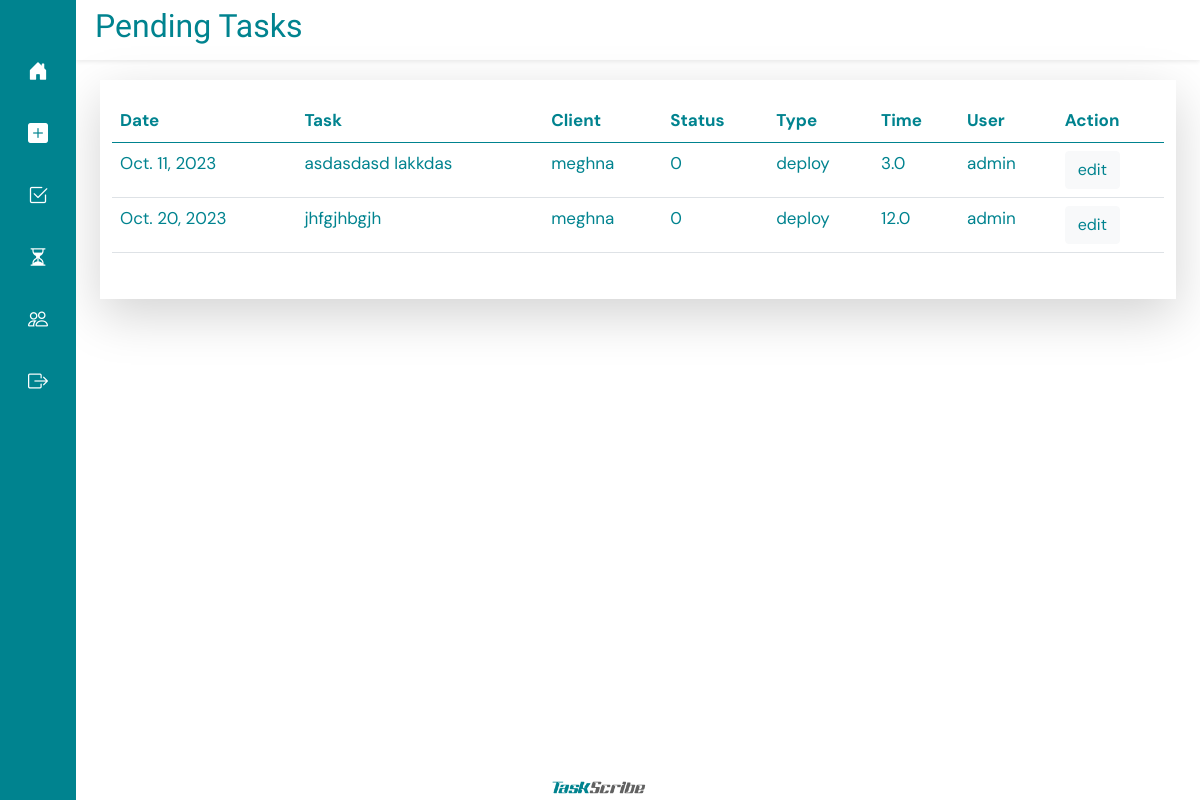
/pending-task/ (signed in), run on the app's committed database.
### taskapp/models.py (models this page shows, shortened)
class Task(models.Model):
    name = models.CharField(max_length=500,)
    user = models.ForeignKey(User, on_delete=models.PROTECT, null=True, blank=True)
    type = models.ForeignKey(Type, on_delete=models.CASCADE, null=True, blank=True)
    client = models.ForeignKey(Client, on_delete=models.PROTECT, null=True, blank=True)
    date = models.DateField()
    status = models.CharField(max_length=1, choices=STATUS, default='0')
    time = models.FloatField()

class Client(models.Model):
    name = models.CharField(max_length=100)

class Type(models.Model):
    name = models.CharField(max_length=100)
    def __str__(self) -> str:
        return self.name

### taskapp/views.py (the view)
# urls.py: path('pending-task/', pending_task, name="pending_task"),
@login_required
def pending_task(request):
    userall = User.objects.get(id=request.user.id)
    pending_tasks = Task.objects.filter(user=userall, status="0")
    return render(request, "pending.html", {
        "pending_tasks" : pending_tasks
    })

### templates/pending.html (shortened to what this page needs)
{% extends 'base.html' %}
{% load static %}
{% block titlecontent %}
<div class="row shadow-sm " style="margin-top: 0px; padding: 7px; color: #00838f;">
  <h2 style="font-family: Racing Sans One;">Pending Tasks</h2>
</div>
{% endblock %}
{% block content %}
<div class="row shadow-lg" style=" padding-bottom: 30px; margin-bottom: 40px; padding-top: 20px; margin-top: 20px;">
    <div class="col-12">
    <table class=" table table-hover " style="color: #00838f;">
        <thead>
          <tr>
            <th>Date</th>
            <th>Task</th>
            <th>Client</th>
            <th>Status</th>
            <th>Type</th>
            <th>Time</th>
            <th>User</th>
            <th>Action</th>
          </tr>
        </thead>
        <tbody>
        {% for task in pending_tasks %}
          <tr>
            <td>{{ task.date }}</td>
            <td>{{ task.name }}</td>
            <td>{{ task.client.name}}</td>
            <td>{{ task.status}}</td>
            <td>{{ task.type}}</td>
            <td>{{ task.time}}</td>
            <td>{{ task.user }}</td>
            <td>
              <a href="{% url 'edit_task'  task_id=task.id %}" type="button" class="btn btn-light" style="color: #00838f;">edit</a>
            </td>
          </tr>
        {% endfor %}
        </tbody>
      </table>
    </div>
</div>
{% endblock%}

### templates/base.html (style rules this page uses)
body { font-family: 'DM Sans'; font-size: 17px; background-color: #fff ; }

### data on the page
Task: date "Oct. 11, 2023", name "asdasdasd lakkdas", client.name "meghna", status "0", type "deploy", time "3.0", user "admin"
Task: date "Oct. 20, 2023", name "jhfgjhbgjh", client.name "meghna", status "0", type "deploy", time "12.0", user "admin"
